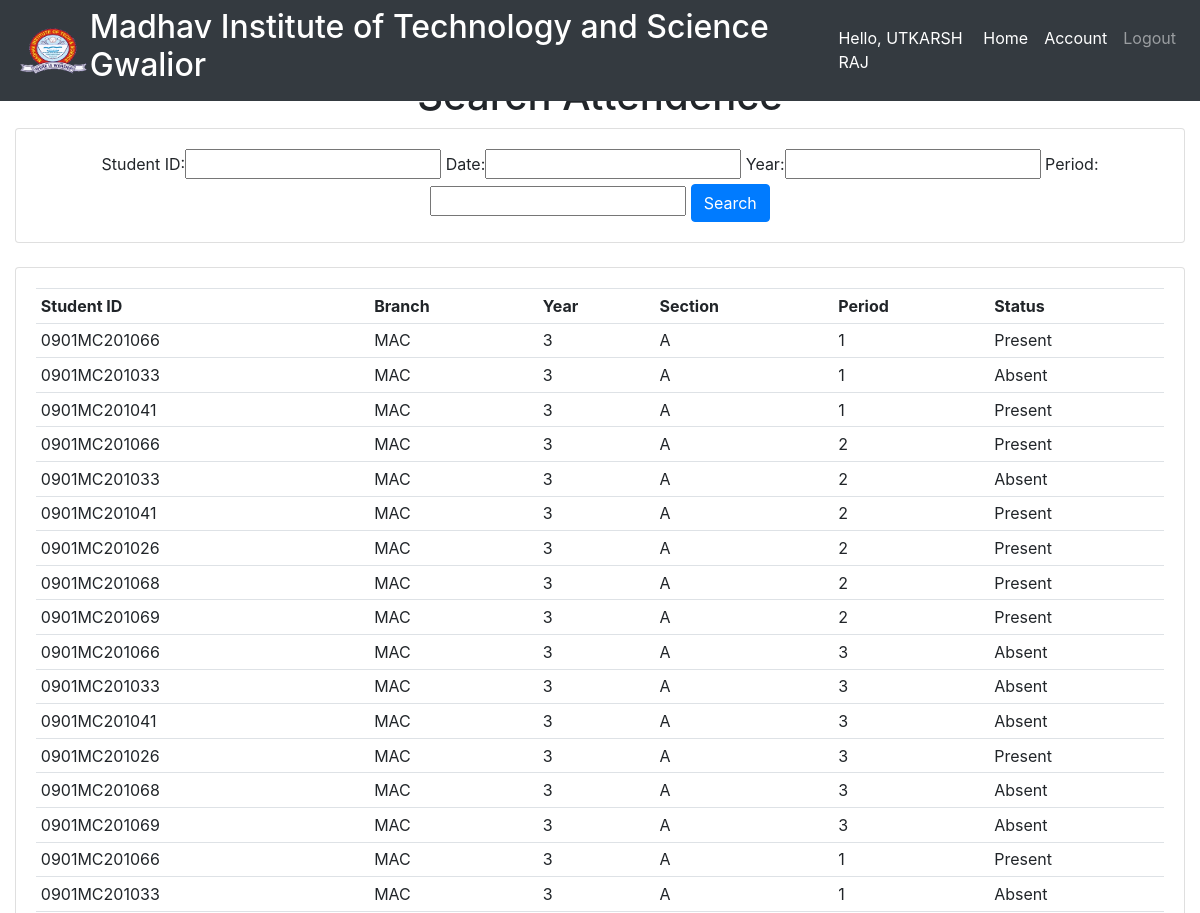
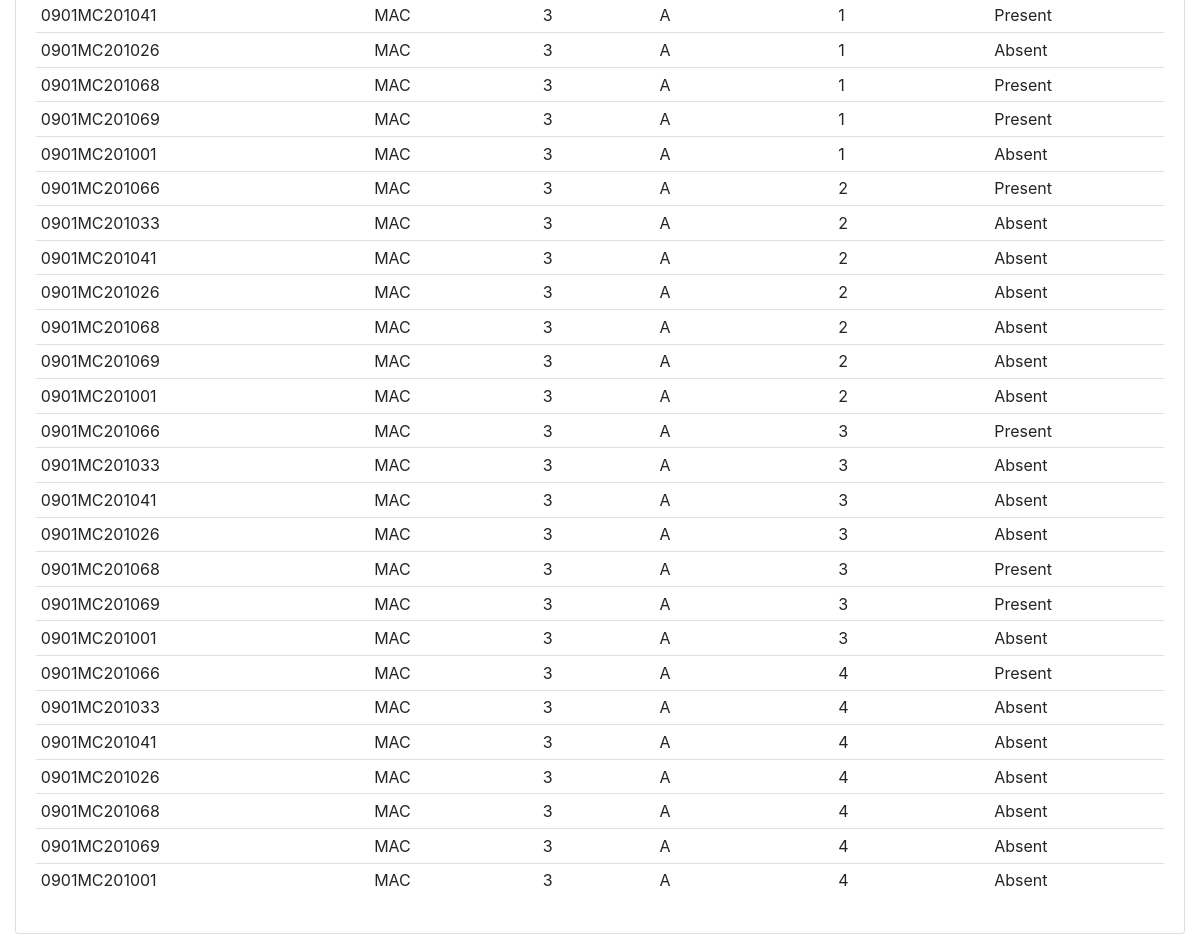
The app's page /searchattendence/ (signed in) with its own data (2 pictures, top to bottom).
### attendence_sys/models.py (models this page shows, shortened)
class Faculty(models.Model):
    user = models.OneToOneField(User, null = True, blank = True, on_delete= models.CASCADE)
    firstname = models.CharField(max_length=200, null=True, blank=True)
    lastname = models.CharField(max_length=200, null=True, blank=True)
    phone = models.CharField(max_length=200, null=True)
    email = models.CharField(max_length=200, null=True)
    profile_pic = models.ImageField(upload_to=user_directory_path ,null=True, blank=True)
    def __str__(self):
        return str(self.firstname + " " + self.lastname)

class Attendence(models.Model):
    Faculty_Name = models.CharField(max_length=200, null=True, blank=True)
    Student_ID = models.CharField(max_length=200, null=True, blank=True)
    date = models.DateField(auto_now_add = True, null = True)
    time = models.TimeField(auto_now_add=True, null = True)
    branch = models.CharField(max_length=200, null = True)
    year = models.CharField(max_length=200, null = True)
    section = models.CharField(max_length=200, null = True)
    period = models.CharField(max_length=200, null = True)
    status = models.CharField(max_length=200, null = True, default='Absent')

### attendence_sys/views.py (the view)
# urls.py: path('searchattendence/', views.searchAttendence, name='searchattendence'),
def searchAttendence(request):
    attendences = Attendence.objects.all()
    myFilter = AttendenceFilter(request.GET, queryset=attendences)
    attendences = myFilter.qs
    context = {'myFilter':myFilter, 'attendences': attendences, 'ta':False}
    return render(request, 'attendence_sys/attendence.html', context)

### attendence_sys/templates/attendence_sys/attendence.html (shortened to what this page needs)
{% extends 'attendence_sys/main.html' %}
{% block content %}
{% if ta == False %}
<center><h1>Search Attendence</h1></center>
<div class="row">
	<div class="col">
		<div class="card card-body">
			<center>
				<form method="get">
					{{myFilter.form}}
		    		<button class="btn btn-primary" type="submit">Search</button>
				</form>
			</center>
		</div>
	</div>
</div>
<br>
<div class="row">
	<div class="col-sm-12">
		<div class="card card-body">
			<table class="table table-sm">
				<tr>
					<th>Student ID</th>
					<th>Branch</th>
					<th>Year</th>
					<th>Section</th>
					<th>Period</th>
					<th>Status</th>
				</tr>
				{% for attendence in attendences %}
				<tr>
                    <td>{{ attendence.Student_ID }}</td>
					<td>{{ attendence.branch }}</td>
					<td>{{ attendence.year }}</td>
					<td>{{ attendence.section }}</td>
					<td>{{ attendence.period }}</td>
					<td>{{ attendence.status }}</td>
				</tr>
				{% endfor %}
			</table>
		</div>
	</div>
</div>
{% endif %}
{% endblock %}

### attendence_sys/templates/attendence_sys/navbar.html (shortened to what this page needs)
{% load static %}
<nav class="navbar navbar-expand-lg navbar-dark fixed-top bg-dark">
 <img src="{% static 'images/logo.png' %}" height="50px" width="80px">
 <div style="color: #fff;">
  <h2>Madhav Institute of Technology and Science Gwalior</h2>
 </div>
  <div class="collapse navbar-collapse" id="navbarNav">
    <ul class="navbar-nav ml-auto">
      <li class="nav-item active">
        <span class="nav-link">Hello, {{ request.user.faculty }}</span>
      </li>
      <li class="nav-item active">
        <a href="{% url 'home' %}" class="nav-link">Home</a>
      </li>
      <li class="nav-item active">
        <a class="nav-link" href="{% url 'account' %}">Account</a>
      </li>
      <li class="nav-item">
        <a class="nav-link" href="{% url 'logout' %}">Logout</a>
      </li>
    </ul>
  </div>
</nav>

### records on screen
Attendence: Student_ID "0901MC201066", branch "MAC", year "3", section "A", period "1", status "Present"
Attendence: Student_ID "0901MC201033", branch "MAC", year "3", section "A", period "1", status "Absent"
Attendence: Student_ID "0901MC201041", branch "MAC", year "3", section "A", period "1", status "Present"
Attendence: Student_ID "0901MC201066", branch "MAC", year "3", section "A", period "2", status "Present"
Attendence: Student_ID "0901MC201033", branch "MAC", year "3", section "A", period "2", status "Absent"
Attendence: Student_ID "0901MC201041", branch "MAC", year "3", section "A", period "2", status "Present"
Attendence: Student_ID "0901MC201026", branch "MAC", year "3", section "A", period "2", status "Present"
Attendence: Student_ID "0901MC201068", branch "MAC", year "3", section "A", period "2", status "Present"
Attendence: Student_ID "0901MC201069", branch "MAC", year "3", section "A", period "2", status "Present"
Attendence: Student_ID "0901MC201066", branch "MAC", year "3", section "A", period "3", status "Absent"
Attendence: Student_ID "0901MC201033", branch "MAC", year "3", section "A", period "3", status "Absent"
Attendence: Student_ID "0901MC201041", branch "MAC", year "3", section "A", period "3", status "Absent"
Attendence: Student_ID "0901MC201026", branch "MAC", year "3", section "A", period "3", status "Present"
Attendence: Student_ID "0901MC201068", branch "MAC", year "3", section "A", period "3", status "Absent"
Attendence: Student_ID "0901MC201069", branch "MAC", year "3", section "A", period "3", status "Absent"
Attendence: Student_ID "0901MC201066", branch "MAC", year "3", section "A", period "1", status "Present"
Attendence: Student_ID "0901MC201033", branch "MAC", year "3", section "A", period "1", status "Absent"
Attendence: Student_ID "0901MC201041", branch "MAC", year "3", section "A", period "1", status "Present"
Attendence: Student_ID "0901MC201026", branch "MAC", year "3", section "A", period "1", status "Absent"
Attendence: Student_ID "0901MC201068", branch "MAC", year "3", section "A", period "1", status "Present"
Attendence: Student_ID "0901MC201069", branch "MAC", year "3", section "A", period "1", status "Present"
Attendence: Student_ID "0901MC201001", branch "MAC", year "3", section "A", period "1", status "Absent"
Attendence: Student_ID "0901MC201066", branch "MAC", year "3", section "A", period "2", status "Present"
Attendence: Student_ID "0901MC201033", branch "MAC", year "3", section "A", period "2", status "Absent"
Attendence: Student_ID "0901MC201041", branch "MAC", year "3", section "A", period "2", status "Absent"
Attendence: Student_ID "0901MC201026", branch "MAC", year "3", section "A", period "2", status "Absent"
Attendence: Student_ID "0901MC201068", branch "MAC", year "3", section "A", period "2", status "Absent"
Attendence: Student_ID "0901MC201069", branch "MAC", year "3", section "A", period "2", status "Absent"
Attendence: Student_ID "0901MC201001", branch "MAC", year "3", section "A", period "2", status "Absent"
Attendence: Student_ID "0901MC201066", branch "MAC", year "3", section "A", period "3", status "Present"
Attendence: Student_ID "0901MC201033", branch "MAC", year "3", section "A", period "3", status "Absent"
Attendence: Student_ID "0901MC201041", branch "MAC", year "3", section "A", period "3", status "Absent"
Attendence: Student_ID "0901MC201026", branch "MAC", year "3", section "A", period "3", status "Absent"
Attendence: Student_ID "0901MC201068", branch "MAC", year "3", section "A", period "3", status "Present"
Attendence: Student_ID "0901MC201069", branch "MAC", year "3", section "A", period "3", status "Present"
Attendence: Student_ID "0901MC201001", branch "MAC", year "3", section "A", period "3", status "Absent"
Attendence: Student_ID "0901MC201066", branch "MAC", year "3", section "A", period "4", status "Present"
Attendence: Student_ID "0901MC201033", branch "MAC", year "3", section "A", period "4", status "Absent"
Attendence: Student_ID "0901MC201041", branch "MAC", year "3", section "A", period "4", status "Absent"
Attendence: Student_ID "0901MC201026", branch "MAC", year "3", section "A", period "4", status "Absent"
Attendence: Student_ID "0901MC201068", branch "MAC", year "3", section "A", period "4", status "Absent"
Attendence: Student_ID "0901MC201069", branch "MAC", year "3", section "A", period "4", status "Absent"
Attendence: Student_ID "0901MC201001", branch "MAC", year "3", section "A", period "4", status "Absent"

### other values on screen
{{ request.user.faculty }} "UTKARSH RAJ"
